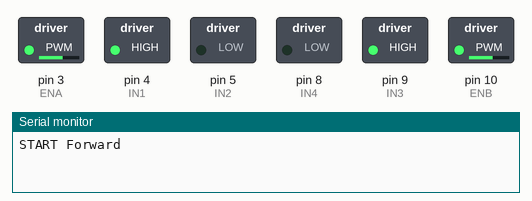
The sketch below on a simulated Arduino Uno, built with avr-gcc and run on an emulated ATmega328P. Shown: switched loads named in the sketch (green lamp = pin HIGH), the last lines printed to the serial monitor.

Above: at 0.05 s.
At 4.5 s:
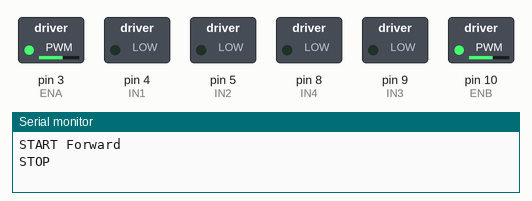
At 8.95 s:
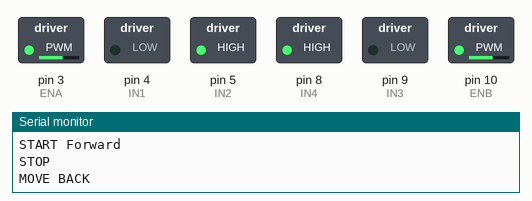
At 11.2 s:
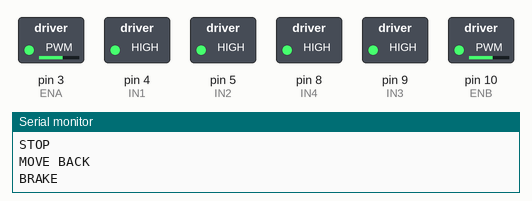
At 13.45 s:
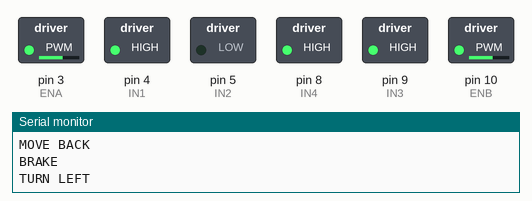
At 17.95 s:
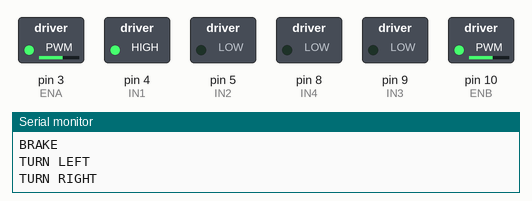
Timing chart, 0 to 20.7 s (numbered marks = the images above):
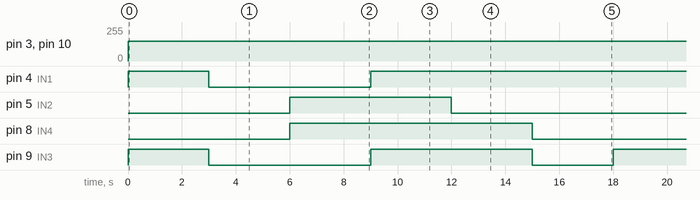

The sketch:

L298N_TEST.ino
```cpp
//set PWM pin
int ENA = 3;
int ENB = 10;
//set Digital Pin_A
int IN1 = 4;
int IN2 = 5;
//set Digital Pin_B
int IN3 = 9;
int IN4 = 8;


void setup()
{

   Serial.begin(9600);
   pinMode(ENA,OUTPUT);
   pinMode(IN1,OUTPUT);
   pinMode(IN2,OUTPUT);

   pinMode(ENB,OUTPUT);
   pinMode(IN3,OUTPUT);
   pinMode(IN4,OUTPUT);

}
//there are 4 cases
// IN1 IN2 StateMent -  L(LOW) H(High)
//  L   L    STOP
//  L   H    REVERSE
//  H   L    FORWARD
//  H   H    BRAKE

void loop()
{
   //For checking Forward -> STOP -> Reverse -> Brake -> Turn Left -> Turn Right
   int MaxSpeed = 150;
   int delayTime =3000; // wait for 1 seconds..

   // < Forward >
   Serial.println("START Forward");
   analogWrite(ENA,MaxSpeed);
   analogWrite(ENB,MaxSpeed);
   digitalWrite(IN1,HIGH);
   digitalWrite(IN2,LOW);
   //motor B
   digitalWrite(IN3,HIGH);
   digitalWrite(IN4,LOW);
   delay(delayTime);

   // < STOP >
   Serial.println("STOP");
   //motor A
   digitalWrite(IN1,LOW);
   digitalWrite(IN2,LOW);
   //motor B
   digitalWrite(IN3,LOW);
   digitalWrite(IN4,LOW);
   delay(delayTime);

   // < Move Back >
   Serial.println("MOVE BACK");
   analogWrite(ENA,MaxSpeed);
   analogWrite(ENB,MaxSpeed);
   //motor A
   digitalWrite(IN1,LOW);
   digitalWrite(IN2,HIGH);
   //motor B
   digitalWrite(IN3,LOW);
   digitalWrite(IN4,HIGH);
   delay(delayTime);

   // < BRAKE >
   Serial.println("BRAKE");
   //motor A
   digitalWrite(IN1,HIGH);
   digitalWrite(IN2,HIGH);
   //motor B
   digitalWrite(IN3,HIGH);
   digitalWrite(IN4,HIGH);
   delay(delayTime);

   // < TURN LEFT >
   Serial.println("TURN LEFT");
   analogWrite(ENA,MaxSpeed);
   analogWrite(ENB,MaxSpeed);
   //motor A
   digitalWrite(IN1,HIGH);
   digitalWrite(IN2,LOW);
   //motor B
   digitalWrite(IN3,HIGH);
   digitalWrite(IN4,HIGH);
   delay(delayTime);

   // < TURN RIGHT >
   Serial.println("TURN RIGHT");
   analogWrite(ENA,MaxSpeed);
   analogWrite(ENB,MaxSpeed);
   //motor A
   digitalWrite(IN1,HIGH);
   digitalWrite(IN2,LOW);
   //motor B
   digitalWrite(IN3,LOW);
   digitalWrite(IN4,LOW);
   delay(delayTime);

   Serial.println("END");

}
```

Measured:
- by itself, pin 3 (ENA), pin 10 (ENB): 0/255 → 150/255 at 0.00 s
- by itself, pin 4 (IN1): repeats every 18.0 s: LOW 6.0 s, HIGH 12.0 s
- by itself, pin 5 (IN2): alternates HIGH for 6.0 s and LOW for 12.0 s
- by itself, pin 8 (IN4): alternates HIGH for 9.0 s and LOW for 9.0 s
- by itself, pin 9 (IN3): repeats every 18.0 s: LOW 6.0 s, HIGH 6.0 s, LOW 3.0 s, HIGH 3.0 s
